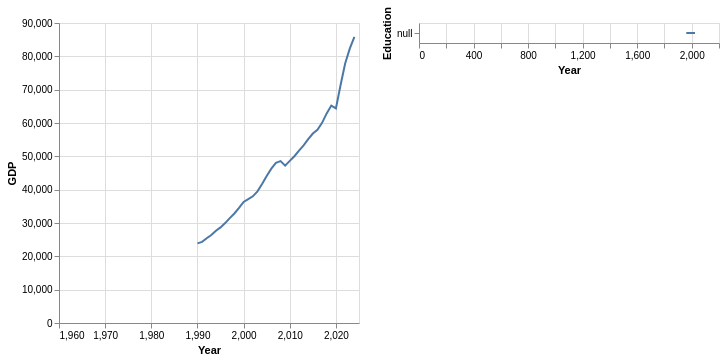

Notebook code for this chart:
### Code cell
chart1 | chart2

### Figure 1 — Vega-Lite specification as saved in the notebook (floating-point values rounded to 4 significant figures)
{"config": {"view": {"continuousWidth": 300, "continuousHeight": 300}}, "hconcat": [{"mark": {"type": "line"}, "encoding": {"x": {"field": "Year", "type": "quantitative"}, "y": {"field": "GDP", "type": "quantitative"}}}, {"mark": {"type": "line"}, "encoding": {"x": {"field": "Year", "type": "quantitative"}, "y": {"field": "Education", "type": "nominal"}}}], "data": {"name": "data-f808de838ca4b6707ff54fc9c4847cf2"}, "$schema": "https://vega.github.io/schema/vega-lite/v5.20.1.json", "datasets": {"data-f808de838ca4b6707ff54fc9c4847cf2": [{"Country": "USA", "Year": 1960, "GDP": null, "Education": null}, {"Country": "USA", "Year": 1961, "GDP": null, "Education": null}, {"Country": "USA", "Year": 1962, "GDP": null, "Education": null}, {"Country": "USA", "Year": 1963, "GDP": null, "Education": null}, {"Country": "USA", "Year": 1964, "GDP": null, "Education": null}, {"Country": "USA", "Year": 1965, "GDP": null, "Education": null}, {"Country": "USA", "Year": 1966, "GDP": null, "Education": null}, {"Country": "USA", "Year": 1967, "GDP": null, "Education": null}, {"Country": "USA", "Year": 1968, "GDP": null, "Education": null}, {"Country": "USA", "Year": 1969, "GDP": null, "Education": null}, {"Country": "USA", "Year": 1970, "GDP": null, "Education": null}, {"Country": "USA", "Year": 1971, "GDP": null, "Education": null}, {"Country": "USA", "Year": 1972, "GDP": null, "Education": null}, {"Country": "USA", "Year": 1973, "GDP": null, "Education": null}, {"Country": "USA", "Year": 1974, "GDP": null, "Education": null}, {"Country": "USA", "Year": 1975, "GDP": null, "Education": null}, {"Country": "USA", "Year": 1976, "GDP": null, "Education": null}, {"Country": "USA", "Year": 1977, "GDP": null, "Education": null}, {"Country": "USA", "Year": 1978, "GDP": null, "Education": null}, {"Country": "USA", "Year": 1979, "GDP": null, "Education": null}, {"Country": "USA", "Year": 1980, "GDP": null, "Education": null}, {"Country": "USA", "Year": 1981, "GDP": null, "Education": null}, {"Country": "USA", "Year": 1982, "GDP": null, "Education": null}, {"Country": "USA", "Year": 1983, "GDP": null, "Education": null}, {"Country": "USA", "Year": 1984, "GDP": null, "Education": null}, {"Country": "USA", "Year": 1985, "GDP": null, "Education": null}, {"Country": "USA", "Year": 1986, "GDP": null, "Education": null}, {"Country": "USA", "Year": 1987, "GDP": null, "Education": null}, {"Country": "USA", "Year": 1988, "GDP": null, "Education": null}, {"Country": "USA", "Year": 1989, "GDP": null, "Education": null}, {"Country": "USA", "Year": 1990, "GDP": 23890.0, "Education": null}, {"Country": "USA", "Year": 1991, "GDP": 24340.0, "Education": null}, {"Country": "USA", "Year": 1992, "GDP": 25420.0, "Education": null}, {"Country": "USA", "Year": 1993, "GDP": 26390.0, "Education": null}, {"Country": "USA", "Year": 1994, "GDP": 27690.0, "Education": null}, {"Country": "USA", "Year": 1995, "GDP": 28690.0, "Education": null}, {"Country": "USA", "Year": 1996, "GDP": 29970.0, "Education": null}, {"Country": "USA", "Year": 1997, "GDP": 31460.0, "Education": null}, {"Country": "USA", "Year": 1998, "GDP": 32850.0, "Education": null}, {"Country": "USA", "Year": 1999, "GDP": 34520.0, "Education": null}, {"Country": "USA", "Year": 2000, "GDP": 36330.0, "Education": null}, {"Country": "USA", "Year": 2001, "GDP": 37130.0, "Education": null}, {"Country": "USA", "Year": 2002, "GDP": 38000.0, "Education": null}, {"Country": "USA", "Year": 2003, "GDP": 39490.0, "Education": null}, {"Country": "USA", "Year": 2004, "GDP": 41720.0, "Education": null}, {"Country": "USA", "Year": 2005, "GDP": 44120.0, "Education": null}, {"Country": "USA", "Year": 2006, "GDP": 46300.0, "Education": null}, {"Country": "USA", "Year": 2007, "GDP": 48050.0, "Education": null}, {"Country": "USA", "Year": 2008, "GDP": 48570.0, "Education": null}, {"Country": "USA", "Year": 2009, "GDP": 47190.0, "Education": null}, {"Country": "USA", "Year": 2010, "GDP": 48640.0, "Education": null}, {"Country": "USA", "Year": 2011, "GDP": 50020.0, "Education": null}, {"Country": "USA", "Year": 2012, "GDP": 51710.0, "Education": null}, {"Country": "USA", "Year": 2013, "GDP": 53300.0, "Education": null}, {"Country": "USA", "Year": 2014, "GDP": 55150.0, "Education": null}, {"Country": "USA", "Year": 2015, "GDP": 56850.0, "Education": null}, {"Country": "USA", "Year": 2016, "GDP": 57980.0, "Education": null}, {"Country": "USA", "Year": 2017, "GDP": 60050.0, "Education": null}, {"Country": "USA", "Year": 2018, "GDP": 62880.0, "Education": null}, {"Country": "USA", "Year": 2019, "GDP": 65230.0, "Education": null}, {"Country": "USA", "Year": 2020, "GDP": 64400.0, "Education": null}, {"Country": "USA", "Year": 2021, "GDP": 71310.0, "Education": null}, {"Country": "USA", "Year": 2022, "GDP": 77860.0, "Education": null}, {"Country": "USA", "Year": 2023, "GDP": 82300.0, "Education": null}, {"Country": "USA", "Year": 2024, "GDP": 85810.0, "Education": null}]}}
